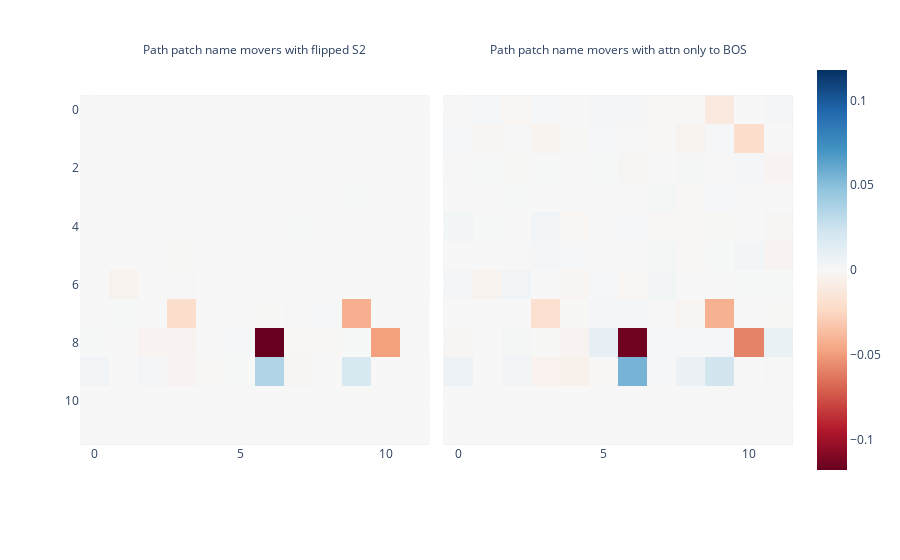

Write notebook code for a chart like this one.
### Code cell
results_path_flipped = path_patch(
    model,
    orig_input=clean_tokens,
    new_input=abc_tokens,
    sender_nodes=IterNode('z'),
    receiver_nodes=[Node('q', layer=layer, head=head) for layer, head in CIRCUIT['name mover']],
    patching_metric=ioi_metric_noising,
    verbose=True,
)

results_path_bos = path_patch(
    model,
    orig_input=clean_tokens,
    new_input=abc_tokens,
    new_cache=bos_cache,
    sender_nodes=IterNode('z'),
    receiver_nodes=[Node('q', layer=layer, head=head) for layer, head in CIRCUIT['name mover']],
    patching_metric=ioi_metric_noising,
    verbose=True,
)

imshow(t.stack([results_path_flipped['z'], results_path_bos['z']]), facet_col=0,
       facet_labels=['Path patch name movers with flipped S2', 'Path patch name movers with attn only to BOS'])

### Figure 1 — Plotly figure (JSON) as saved in the notebook; plotly's stock layout.template omitted (floating-point values rounded to 4 significant figures; data arrays with more than 128 entries replaced by an {"elided": "..."} marker saying what was removed)
{"data": [{"coloraxis": "coloraxis", "hovertemplate": "x: %{x}<br>y: %{y}<br>color: %{z}<extra></extra>", "name": "0", "type": "heatmap", "xaxis": "x", "yaxis": "y", "z": {"elided": "12x12 float values"}}, {"coloraxis": "coloraxis", "hovertemplate": "x: %{x}<br>y: %{y}<br>color: %{z}<extra></extra>", "name": "1", "type": "heatmap", "xaxis": "x2", "yaxis": "y2", "z": {"elided": "12x12 float values"}}], "layout": {"annotations": [{"font": {}, "showarrow": false, "text": "Path patch name movers with flipped S2", "x": 0.245, "xanchor": "center", "xref": "paper", "y": 1, "yanchor": "bottom", "yref": "paper"}, {"font": {}, "showarrow": false, "text": "Path patch name movers with attn only to BOS", "x": 0.755, "xanchor": "center", "xref": "paper", "y": 1, "yanchor": "bottom", "yref": "paper"}], "coloraxis": {"cmid": 0, "colorscale": [[0, "rgb(103,0,31)"], [0.1, "rgb(178,24,43)"], [0.2, "rgb(214,96,77)"], [0.3, "rgb(244,165,130)"], [0.4, "rgb(253,219,199)"], [0.5, "rgb(247,247,247)"], [0.6, "rgb(209,229,240)"], [0.7, "rgb(146,197,222)"], [0.8, "rgb(67,147,195)"], [0.9, "rgb(33,102,172)"], [1, "rgb(5,48,97)"]]}, "margin": {"t": 60}, "xaxis": {"anchor": "y", "constrain": "domain", "domain": [0, 0.49], "scaleanchor": "y"}, "xaxis2": {"anchor": "y2", "domain": [0.51, 1], "matches": "x"}, "yaxis": {"anchor": "x", "autorange": "reversed", "constrain": "domain", "domain": [0, 1]}, "yaxis2": {"anchor": "x2", "domain": [0, 1], "matches": "y", "showticklabels": false}}}
